Frame 1 (no input): blank canvas, image omitted
Frame 60 (no input): blank canvas, image omitted
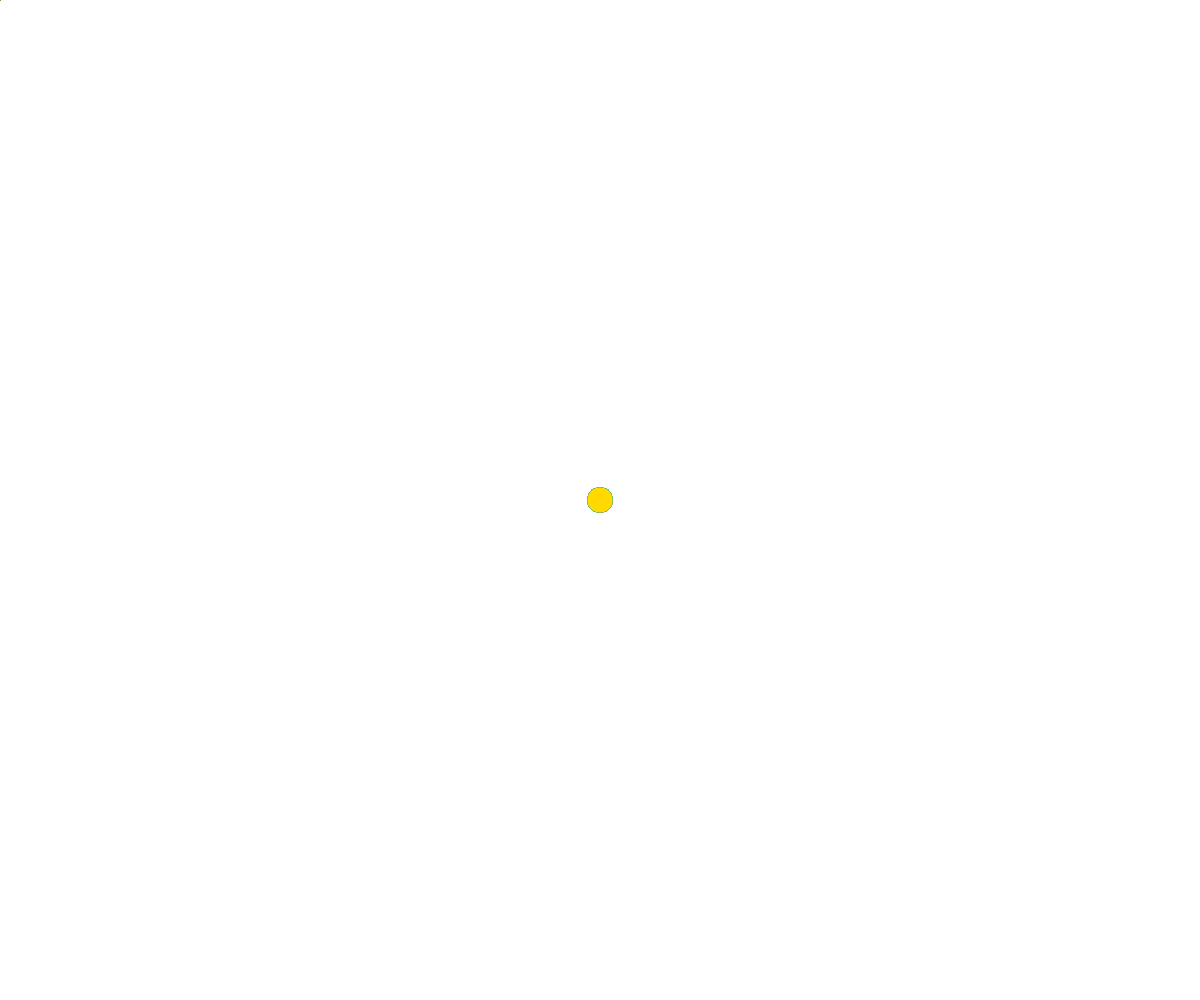
Frame 120 (the mouse pressed at the canvas centre since frame 60)

The p5.js sketch whose frames 1 and 60 were blank and that drew this single picture after the mouse press (run headless with seeded random() and noise() and a simulated clock; from frame 60 on, the mouse is pressed at the canvas centre):

// p5.js sketch
// ── sketch.js
function setup() {
	createCanvas(windowWidth,windowHeight);
	noStroke();
	colorMode(HSB);
}

function draw() {
  fill(random(255),255,255);
  var d=map(mouseY,0,height,1,50);
  ellipse(mouseX,mouseY,d,d);
}
